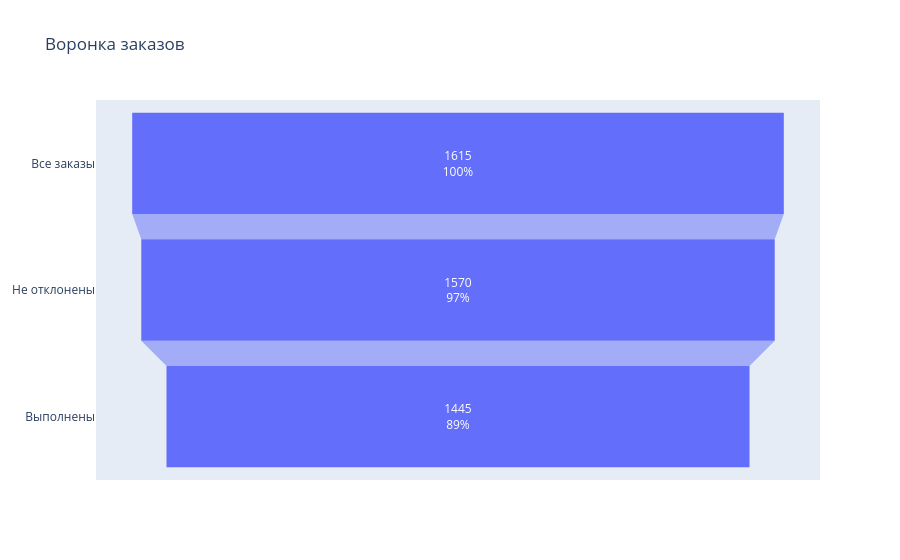

Notebook cell for this chart:
### Code cell
# Визуализация воронки (интерактивный график)

import plotly.graph_objects as go

fig = go.Figure(go.Funnel(
    y=funnel_data['stage'],
    x=funnel_data['count'],
    textinfo="value+percent initial"
))
fig.update_layout(title='Воронка заказов')
fig.show()

### Figure 1 — Plotly figure (JSON) as saved in the notebook; plotly's stock layout.template omitted (floating-point values rounded to 4 significant figures)
{"data": [{"textinfo": "value+percent initial", "type": "funnel", "x": [1615, 1570, 1445], "y": ["Все заказы", "Не отклонены", "Выполнены"]}], "layout": {"title": {"text": "Воронка заказов"}}}
